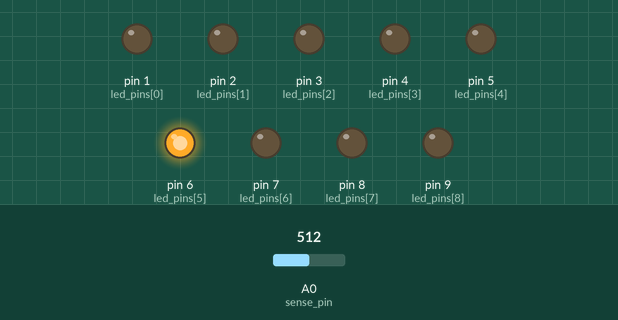
Recording of a sketch running on a simulated Arduino Uno, built with avr-gcc and run on an emulated ATmega328P. On the bench: output pins drawn as LEDs (lit = HIGH). Dashed ring = blinking. Inputs (shaded band) come from the test bench; at power-on: A0 (sense_pin) = 512.

Above: at 1.2 s.
1.3 s: A0 (sense_pin) set to 531
At 1.69 s:
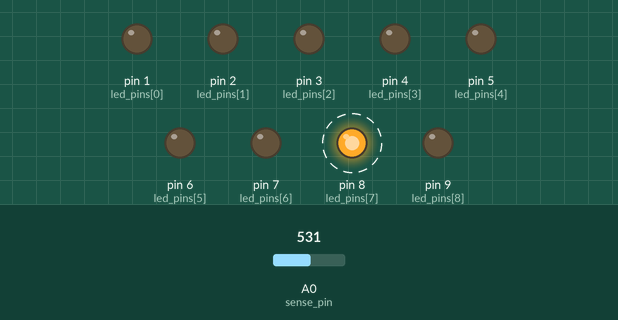
At 2.51 s:
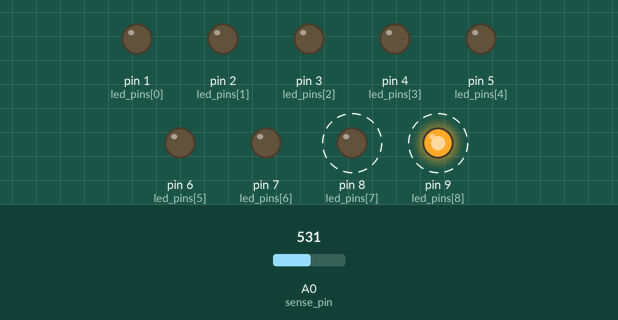
4.3 s: A0 (sense_pin) set to 122
7.3 s: A0 (sense_pin) set to 0
8.8 s: A0 (sense_pin) set to 51
At 9.7 s:
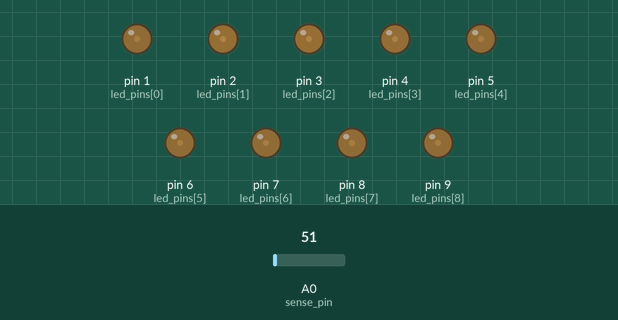
11.8 s: A0 (sense_pin) set to 61
13.6 s: A0 (sense_pin) set to 306
At 14.19 s:
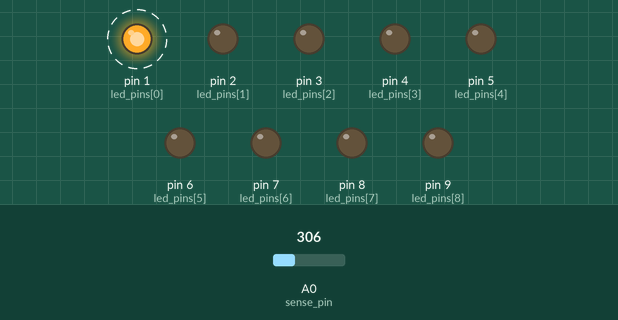
Timing chart, 0 to 17.6 s (numbered marks = the images above; inputs shaded):
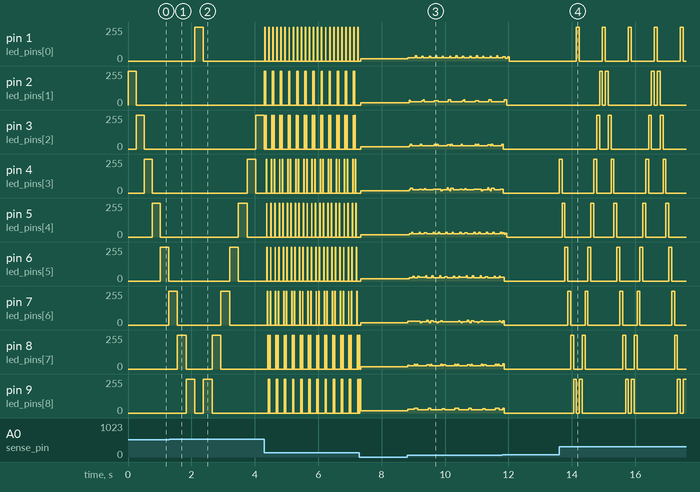

Measured:
- the behaviour switches between 530 and 531 on A0 (sense_pin) (found by bisection; images 0 and 1)
- after the input at 1.3 s, pin 2 (led_pins[1]): stays 0/255 (without the input it goes to 255/255 after 2.8 s)
- after the input at 13.6 s, pin 2 (led_pins[1]): alternates 255/255 for 0.09 s and 0/255 for 0.09 s, starting after 1.3 s; pin 3 (led_pins[2]): alternates 255/255 for 0.09 s and 0/255 for 0.27 s, starting after 1.2 s
- by itself, pin 1 (led_pins[0]), pin 5 (led_pins[4]), pin 6 (led_pins[5]): alternates 255/255 for 0.01 s and 0/255 for 0.11 s
- by itself, pin 3 (led_pins[2]): repeats every 0.25 s: 255/255 0.01 s, 0/255 0.18 s, 255/255 0.01 s, 0/255 0.04 s
- by itself, pin 4 (led_pins[3]): repeats every 0.25 s: 0/255 0.15 s, 255/255 0.01 s, 0/255 0.07 s, 255/255 0.01 s
- by itself, pin 7 (led_pins[6]): repeats every 0.25 s: 0/255 0.07 s, 255/255 0.01 s, 0/255 0.16 s, 255/255 0.01 s
- by itself, pin 9 (led_pins[8]): repeats every 0.25 s: 0/255 0.01 s, 255/255 0.01 s, 0/255 0.21 s, 255/255 0.01 s

The sketch:

main.ino
```cpp
/**
 *
 *
 */

// Definitions
#define sense_pin A0

// LED pin definitions
const int led_pins[] = {1, 2, 3, 4, 5, 6, 7, 8, 9};
const int pin_count = (sizeof(led_pins) / sizeof(led_pins[0]));

// LED cycle counter
long active_led = 0;

// LED cycle delay time
unsigned int delay_time;
unsigned long last_time = 0;

void setup()
{

    // Init and clear each LED
    for (int i = 0; i < pin_count; i++)
    {
        pinMode(led_pins[i], OUTPUT);
        digitalWrite(led_pins[i], LOW);
    }

    // Init sense pin
    pinMode(sense_pin, INPUT);
}

int getNextLED()
{
    // Cycle to next LED
    active_led++;

    // Return the next ID
    return led_pins[round(((active_led % (2 * pin_count) >= pin_count) ? pin_count - (active_led % pin_count - pin_count) : active_led % pin_count) % pin_count)];
}

void loop()
{

    // Get the next LED ID to address
    int led_id = getNextLED();

    // Set the LED high
    digitalWrite(led_id, HIGH);

    // Wait the selected time
    do
    {
        // Determine delay time from analog input
        delay_time = map(pow((double)analogRead(sense_pin), 2), 0, 1048576, 0, 1024);

    } while ((millis() - last_time) < delay_time);

    // Set the last time
    last_time = millis();

    // Set the LED LOW
    digitalWrite(led_id, LOW);
}
```
